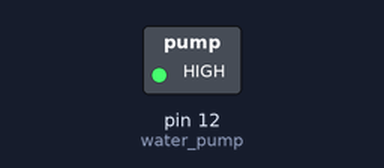
The sketch below on a simulated Arduino Uno, built with avr-gcc and run on an emulated ATmega328P. Shown: switched loads named in the sketch (green lamp = pin HIGH).

Above: at 2.5 s.
At 5.5 s:
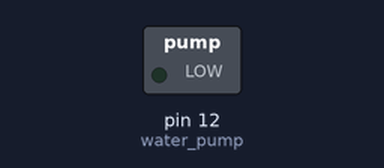
Timing chart, 0 to 7.8 s (numbered marks = the images above):
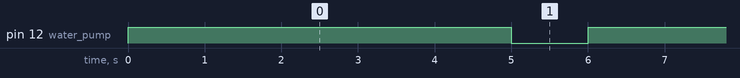

The sketch:

TIMER.ino
```cpp
int water_pump =12;

void setup()
{
  pinMode(12, OUTPUT);
  } void loop()
  { digitalWrite(water_pump, HIGH);
  delay(5000);
  digitalWrite(water_pump, LOW);
  delay(1000);
}
```

Measured:
- by itself, pin 12 (water_pump): alternates HIGH for 5.0 s and LOW for 1.0 s
